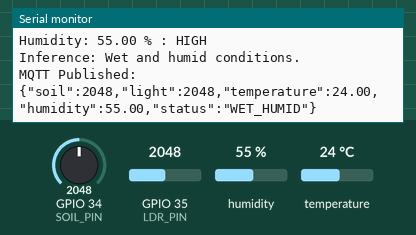
Simulated run of this sketch. Board: ESP32. Parts: the last lines printed to the serial monitor. Inputs (shaded band) come from the test bench; at power-on: humidity 55 %, GPIO 34 (SOIL_PIN) = 2048, GPIO 35 (LDR_PIN) = 2048, temperature 24 °C. WiFi joins after 1.5 s; servers stay silent unless stated; random numbers use the default seed unless the sketch sets one; no MQTT or app messages arrive unless stated.

Above: at 2.7 s.
2.8 s: humidity set to 51 %
At 7.6 s:
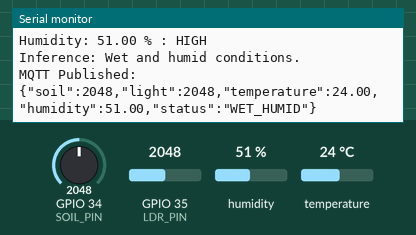
8.8 s: humidity set to 48 %
At 12.6 s:
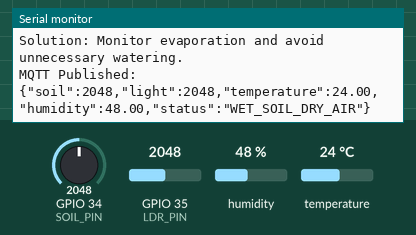

Measured:
- the behaviour switches between 50 and 49 % on humidity (found by bisection; images 1 and 2)
- after the input at 2.8 s, the serial monitor: prints a new line after 3.8 s (image 1)
- after the input at 8.8 s, the serial monitor: prints a new line after 2.8 s (image 2)

The sketch:

sketch.ino
```cpp
#include <WiFi.h>
#include <PubSubClient.h>
#include "DHT.h"

#define SOIL_PIN 34
#define LDR_PIN 35
#define DHT_PIN 15
#define DHT_TYPE DHT22

DHT dht(DHT_PIN, DHT_TYPE);


// =================================================
// WIFI + MQTT SETTINGS
// =================================================

const char* WIFI_SSID = "Wokwi-GUEST";
const char* WIFI_PASSWORD = "";

const char* MQTT_SERVER = "broker.hivemq.com";
const int MQTT_PORT = 1883;

const char* MQTT_TOPIC = "greensense/status";

WiFiClient espClient;
PubSubClient mqttClient(espClient);

#define SOIL_LOW_THRESHOLD 500
#define SOIL_HIGH_THRESHOLD 1600

#define LIGHT_LOW_THRESHOLD 500
#define LIGHT_HIGH_THRESHOLD 2000

#define TEMP_THRESHOLD 22.0

#define HUMIDITY_THRESHOLD 50.0


// =================================================
// WIFI CONNECTION
// =================================================

void connectWiFi() {

  Serial.print("Connecting to WiFi");

  WiFi.begin(WIFI_SSID, WIFI_PASSWORD);

  while (WiFi.status() != WL_CONNECTED) {
    delay(500);
    Serial.print(".");
  }

  Serial.println();
  Serial.println("WiFi connected");
}


// =================================================
// MQTT CONNECTION
// =================================================

void connectMQTT() {

  while (!mqttClient.connected()) {

    Serial.print("Connecting to MQTT");

    String clientID = "GreenSense-";
    clientID += String(random(0xffff), HEX);

    if (mqttClient.connect(clientID.c_str())) {

      Serial.println("Connected");

    } else {

      Serial.print("Failed, State=");
      Serial.println(mqttClient.state());

      delay(2000);
    }
  }
}


// =================================================
// MQTT PUBLISH
// =================================================

void publishMQTT(
  int soil,
  int light,
  float temperature,
  float humidity,
  String status
) {

  if (!mqttClient.connected()) {
    connectMQTT();
  }

  String message = "{";

  message += "\"soil\":";
  message += soil;

  message += ",\"light\":";
  message += light;

  message += ",\"temperature\":";
  message += temperature;

  message += ",\"humidity\":";
  message += humidity;

  message += ",\"status\":\"";
  message += status;

  message += "\"}";

  mqttClient.publish(MQTT_TOPIC, message.c_str());

  Serial.println();
  Serial.println("MQTT Published:");
  Serial.println(message);
}

void setup() {

  Serial.begin(115200);

  pinMode(SOIL_PIN, INPUT);
  pinMode(LDR_PIN, INPUT);

  dht.begin();

  connectWiFi();

  mqttClient.setServer(MQTT_SERVER, MQTT_PORT);

  connectMQTT();

  Serial.println();
  Serial.println("GreenSense Started");
}

void loop() {

  int soilValue = analogRead(SOIL_PIN);

  int lightValue = analogRead(LDR_PIN);

  float temperature = dht.readTemperature();

  float humidity = dht.readHumidity();

  if (isnan(temperature) || isnan(humidity)) {

    Serial.println("DHT22 reading failed!");

    delay(2000);

    return;
  }

  String soilLevel;

  if (soilValue < 500) {

    soilLevel = "LOW";

  }
  else if (soilValue < 1600) {

    soilLevel = "LOW-MID";

  }
  else if (soilValue < 2800) {

    soilLevel = "HIGH-MID";

  }
  else {

    soilLevel = "HIGH";
  }

  bool soilLow = soilValue < SOIL_HIGH_THRESHOLD;

  bool soilHigh = soilValue >= SOIL_HIGH_THRESHOLD;


  String lightLevel;

  if (lightValue < 300) {

    lightLevel = "LOW";

  }
  else if (lightValue < 500) {

    lightLevel = "LOW-MID";

  }
  else if (lightValue < 2000) {

    lightLevel = "HIGH-MID";

  }
  else {

    lightLevel = "HIGH";
  }


  bool lightLow = lightValue < LIGHT_LOW_THRESHOLD;

  bool lightHigh = lightValue >= LIGHT_LOW_THRESHOLD;


  String temperatureLevel;

  if (temperature > TEMP_THRESHOLD) {

    temperatureLevel = "HIGH";

  }
  else {

    temperatureLevel = "LOW";
  }


  bool temperatureHigh = temperature > TEMP_THRESHOLD;

  bool temperatureLow = temperature <= TEMP_THRESHOLD;


  String humidityLevel;

  if (humidity < HUMIDITY_THRESHOLD) {

    humidityLevel = "LOW";

  }
  else {

    humidityLevel = "HIGH";
  }


  bool humidityLow = humidity < HUMIDITY_THRESHOLD;

  bool humidityHigh = humidity >= HUMIDITY_THRESHOLD;


  Serial.println();

  Serial.print("Soil Moisture: ");
  Serial.print(soilValue);
  Serial.print(" : ");
  Serial.println(soilLevel);

  Serial.print("Light: ");
  Serial.print(lightValue);
  Serial.print(" : ");
  Serial.println(lightLevel);

  Serial.print("Temperature: ");
  Serial.print(temperature);
  Serial.print(" C : ");
  Serial.println(temperatureLevel);

  Serial.print("Humidity: ");
  Serial.print(humidity);
  Serial.print(" % : ");
  Serial.println(humidityLevel);


  bool anomaly = false;

  String status = "NORMAL";


  if (soilLow && humidityHigh) {

    anomaly = true;

    status = "HUMID_AIR_DRY_SOIL";

    Serial.println();
    Serial.println("ANOMALY DETECTED");
    Serial.println(
      "Description: Air is humid but the soil is relatively dry."
    );
    Serial.println(
      "Solution: Check irrigation and soil water retention."
    );
  }


  else if (soilHigh && humidityLow) {

    anomaly = true;

    status = "WET_SOIL_DRY_AIR";

    Serial.println();
    Serial.println("ANOMALY DETECTED");
    Serial.println(
      "Description: Soil is wet while the surrounding air is dry."
    );
    Serial.println(
      "Solution: Monitor evaporation and avoid unnecessary watering."
    );
  }


  else if (temperatureHigh && lightLow) {

    anomaly = true;

    status = "HOT_LOW_LIGHT";

    Serial.println();
    Serial.println("ANOMALY DETECTED");
    Serial.println(
      "Description: Temperature is high despite low light conditions."
    );
    Serial.println(
      "Solution: Check ventilation or possible external heat sources."
    );
  }


  else if (temperatureLow && lightHigh) {

    anomaly = true;

    status = "COOL_HIGH_LIGHT";

    Serial.println();
    Serial.println("ANOMALY DETECTED");
    Serial.println(
      "Description: Light intensity is high while temperature remains low."
    );
    Serial.println(
      "Solution: Check for artificial lighting or active cooling."
    );
  }


  if (!anomaly) {

    Serial.println();

    if (soilLow && humidityLow) {

      status = "DRY";

      Serial.println(
        "Inference: Dry conditions."
      );
    }

    else if (soilHigh && humidityHigh) {

      status = "WET_HUMID";

      Serial.println(
        "Inference: Wet and humid conditions."
      );
    }

    else if (temperatureHigh && lightHigh) {

      status = "WARM_WELL_LIT";

      Serial.println(
        "Inference: Warm and well-lit conditions."
      );
    }

    else if (temperatureLow && lightLow) {

      status = "COOL_LOW_LIGHT";

      Serial.println(
        "Inference: Cool and low-light conditions."
      );
    }

    else {

      status = "NORMAL";

      Serial.println(
        "Inference: Normal environmental conditions."
      );
    }
  }


  // =================================================
  // MQTT PUBLISH
  // =================================================

  publishMQTT(
    soilValue,
    lightValue,
    temperature,
    humidity,
    status
  );


  // Keep MQTT connection alive

  mqttClient.loop();


  delay(5000);
}
```
